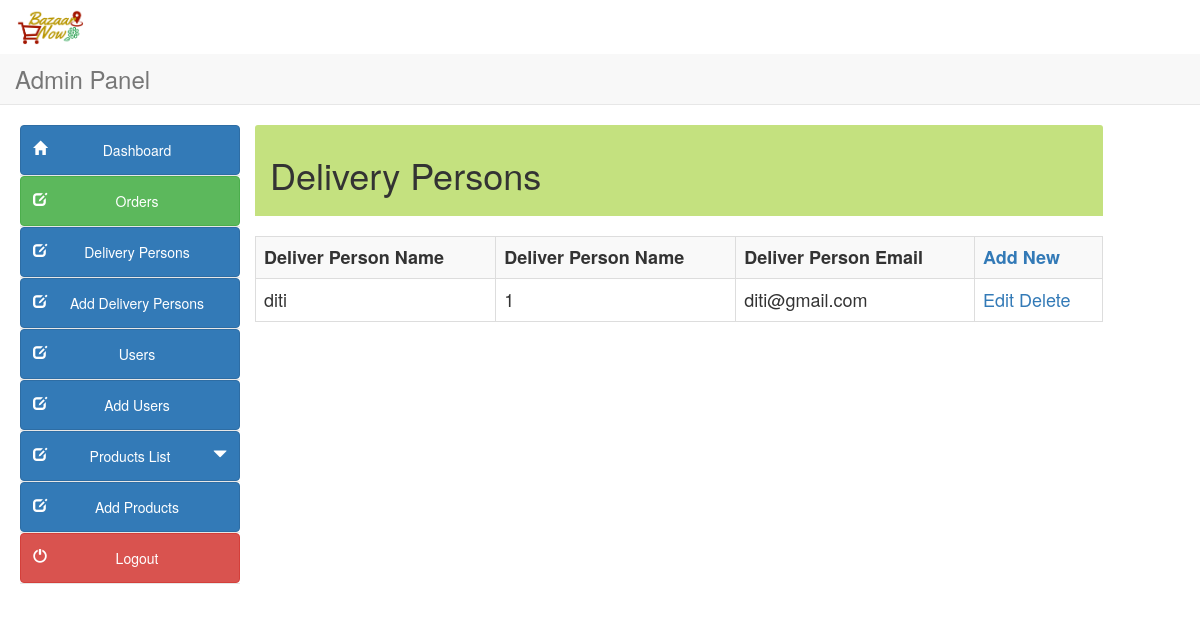
Page /admin/delivery_persons.php on the committed database.
### tables this page shows
CREATE TABLE `delivery_person` (
  `delivery_person_id` int(100) NOT NULL,
  `delivery_person_name` varchar(100) NOT NULL,
  `delivery_person_email` varchar(100) NOT NULL,
  `delivery_person_nid` int(100) NOT NULL,
  `delivery_person_photo` varchar(100) NOT NULL,
  `delivery_person_phone` int(100) NOT NULL,
  `delivery_person_password` varchar(100) NOT NULL,
  `delivery_id` int(100) NOT NULL
);

### admin/delivery_persons.php (the view, shortened to what this page needs)
<!DOCTYPE html>
<html lang="en">
<head>
<link href="style/css/bootstrap.min.css" rel="stylesheet">
<link href="style/css/k.css" rel="stylesheet">
</head>
<body>
<?php include("include/header.php"); ?>
<div class="container-fluid">
<?php include("include/side_bar.php"); ?>
<div class="col-sm-9" style="margin-left:10px">
<div class="panel-heading" style="background-color:#c4e17f">
	<h1>Delivery Persons </h1></div><br>
<div style="overflow-x:scroll;">
<table class="table table-bordered table-hover table-striped" style="font-size:18px">
	<tr>
			    <th>Deliver Person Name</th>
			     <th>Deliver Person Name</th>
                <th>Deliver Person Email</th>
	<th><a href="add_delivery_person.php">Add New</a></th></tr>
<?php
$result=mysqli_query($con,"select delivery_person_name,delivery_person_id, delivery_person_email from delivery_person")or die ("query 2 incorrect.......");
while(list($delivery_person_name,$delivery_person_id, $delivery_person_email)=
mysqli_fetch_array($result))
{
echo "<tr><td>$delivery_person_name</td><td>$delivery_person_id</td><td>$delivery_person_email</td>";
echo"<td>
<a href='edit_user.php?delivery_person_id=$delivery_person_id'>Edit</a>
<a href='delivery_persons.php?delivery_person_id=$delivery_person_id&action=delete'>Delete</a>
</td></tr>";
}
?>
</table>
</div>
</div></div>
</body>
</html>

### rows in the picture
delivery_person: delivery_person_name "diti", delivery_person_id "1", delivery_person_email "diti@gmail.com"
